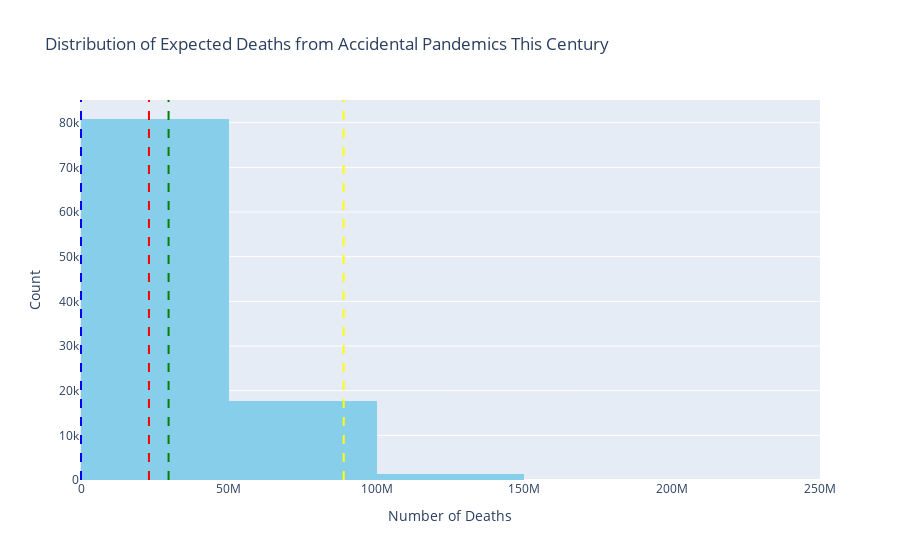

This figure's notebook cell:
### Code cell
interact(run_simulation, 
        P_release=FloatSlider(min=0, max=0.01, step=0.0001, value=0.00246),
        P_seeds_pandemic_min=FloatSlider(min=0, max=1, step=0.01, value=0.05),
        P_seeds_pandemic_max=FloatSlider(min=0, max=1, step=0.01, value=0.4),
        num_years=IntSlider(min=0, max=100, step=1, value=100),
        num_facilities=IntSlider(min=0, max=100, step=1, value=14),
        population=IntSlider(min=0, max=1e10, step=1e8, value=7.9e9),
        fatality_rate=FloatSlider(min=0, max=1, step=0.01, value=0.025),
        infection_rate=FloatSlider(min=0, max=1, step=0.01, value=0.15),
        num_simulations=IntSlider(min=0, max=100000, step=1000, value=100000)
        )

### Figure 1 — Plotly figure (JSON) as saved in the notebook; plotly's stock layout.template omitted (floating-point values rounded to 4 significant figures; data arrays with more than 128 entries replaced by an {"elided": "..."} marker saying what was removed)
{"data": [{"marker": {"color": "skyblue"}, "name": "Deaths Distribution", "type": "histogram", "x": {"elided": "100000 int values"}, "xbins": {"size": 50000000}}], "layout": {"legend": {"title": {"text": "Statistics"}}, "shapes": [{"line": {"color": "red", "dash": "dash"}, "name": "Mean", "type": "line", "x0": 22991370, "x1": 22991370, "xref": "x", "y0": 0, "y1": 1, "yref": "paper"}, {"line": {"color": "green", "dash": "dash"}, "name": "Median", "type": "line", "x0": 29625000, "x1": 29625000, "xref": "x", "y0": 0, "y1": 1, "yref": "paper"}, {"line": {"color": "blue", "dash": "dash"}, "name": "5th Percentile", "type": "line", "x0": 0, "x1": 0, "xref": "x", "y0": 0, "y1": 1, "yref": "paper"}, {"line": {"color": "yellow", "dash": "dash"}, "name": "95th Percentile", "type": "line", "x0": 88875000, "x1": 88875000, "xref": "x", "y0": 0, "y1": 1, "yref": "paper"}], "title": {"text": "Distribution of Expected Deaths from Accidental Pandemics This Century"}, "xaxis": {"title": {"text": "Number of Deaths"}}, "yaxis": {"title": {"text": "Count"}}}}
